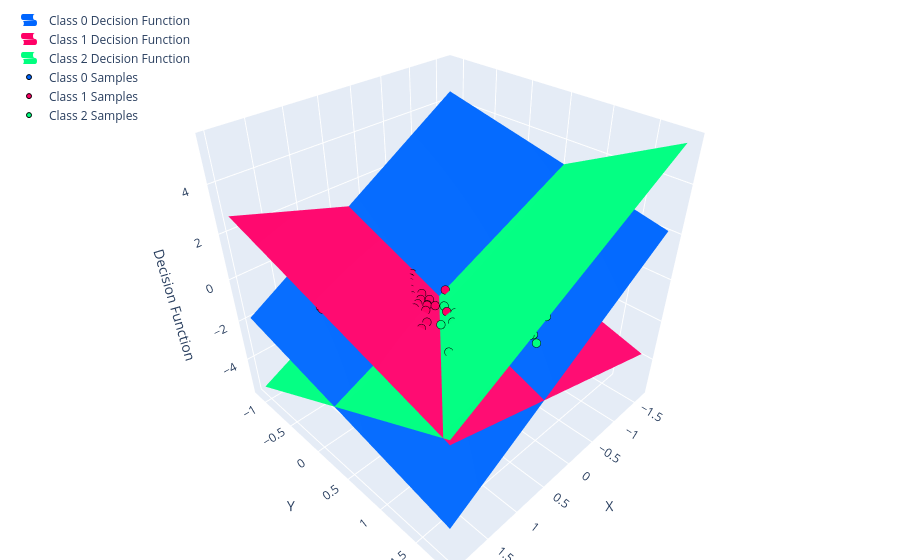

The notebook cell saved with this chart:
### Markdown cell above
## Understanding Decision Functions

### The Mathematics Behind Decisions

For each class, the linear classifier computes a **decision function**:
```
score(x, class_i) = w_i · x + b_i
```

Where:
- `w_i` is the weight vector for class i
- `x` is the input feature vector
- `b_i` is the bias term for class i
- The dot product `w_i · x` measures alignment between weights and features

### How Classification Works

The classifier predicts the class with the highest score:
```
prediction = argmax(score(x, class_i)) for all classes i
```

### Visualizing Decision Functions

The plots below show the decision function for each class as a surface:
- **Height**: Represents the score/confidence for that class
- **Intersection planes**: Where surfaces meet form the decision boundaries

### Key Insights

- Each class has its own linear scoring function
- The classifier is most confident far from decision boundaries
- Near boundaries, multiple classes have similar scores (uncertainty region)
- Unlike k-NN, these functions are continuous and smooth across the entire space

### Code cell
vis.show_decision_functions(linear_classifier)

### Figure 1 — Plotly figure (JSON) as saved in the notebook; plotly's stock layout.template omitted (floating-point values rounded to 4 significant figures; data arrays with more than 128 entries replaced by an {"elided": "..."} marker saying what was removed)
{"data": [{"colorscale": [[0, "rgb(0, 102, 255)"], [1, "rgb(0, 102, 255)"]], "name": "Class 0 Decision Function", "opacity": 1, "showlegend": true, "showscale": false, "x": {"elided": "100x100 float values"}, "y": {"elided": "100x100 float values"}, "z": {"elided": "100x100 float values"}, "type": "surface"}, {"colorscale": [[0, "rgb(255, 0, 102)"], [1, "rgb(255, 0, 102)"]], "name": "Class 1 Decision Function", "opacity": 1, "showlegend": true, "showscale": false, "x": {"elided": "100x100 float values"}, "y": {"elided": "100x100 float values"}, "z": {"elided": "100x100 float values"}, "type": "surface"}, {"colorscale": [[0, "rgb(0, 255, 127)"], [1, "rgb(0, 255, 127)"]], "name": "Class 2 Decision Function", "opacity": 1, "showlegend": true, "showscale": false, "x": {"elided": "100x100 float values"}, "y": {"elided": "100x100 float values"}, "z": {"elided": "100x100 float values"}, "type": "surface"}, {"marker": {"color": "rgb(0, 102, 255)", "line": {"color": "black", "width": 1}, "size": 5}, "mode": "markers", "name": "Class 0 Samples", "x": {"elided": "387 float values"}, "y": {"elided": "387 float values"}, "z": {"elided": "387 int values"}, "type": "scatter3d"}, {"marker": {"color": "rgb(255, 0, 102)", "line": {"color": "black", "width": 1}, "size": 5}, "mode": "markers", "name": "Class 1 Samples", "x": {"elided": "375 float values"}, "y": {"elided": "375 float values"}, "z": {"elided": "375 int values"}, "type": "scatter3d"}, {"marker": {"color": "rgb(0, 255, 127)", "line": {"color": "black", "width": 1}, "size": 5}, "mode": "markers", "name": "Class 2 Samples", "x": {"elided": "363 float values"}, "y": {"elided": "363 float values"}, "z": {"elided": "363 int values"}, "type": "scatter3d"}], "layout": {"scene": {"aspectratio": {"x": 1, "y": 1, "z": 1}, "xaxis": {"title": {"text": "X"}}, "yaxis": {"title": {"text": "Y"}}, "zaxis": {"title": {"text": "Decision Function"}}, "aspectmode": "manual"}, "margin": {"l": 0, "r": 0, "b": 0, "t": 0}, "legend": {"yanchor": "top", "y": 0.99, "xanchor": "left", "x": 0.01}}}
